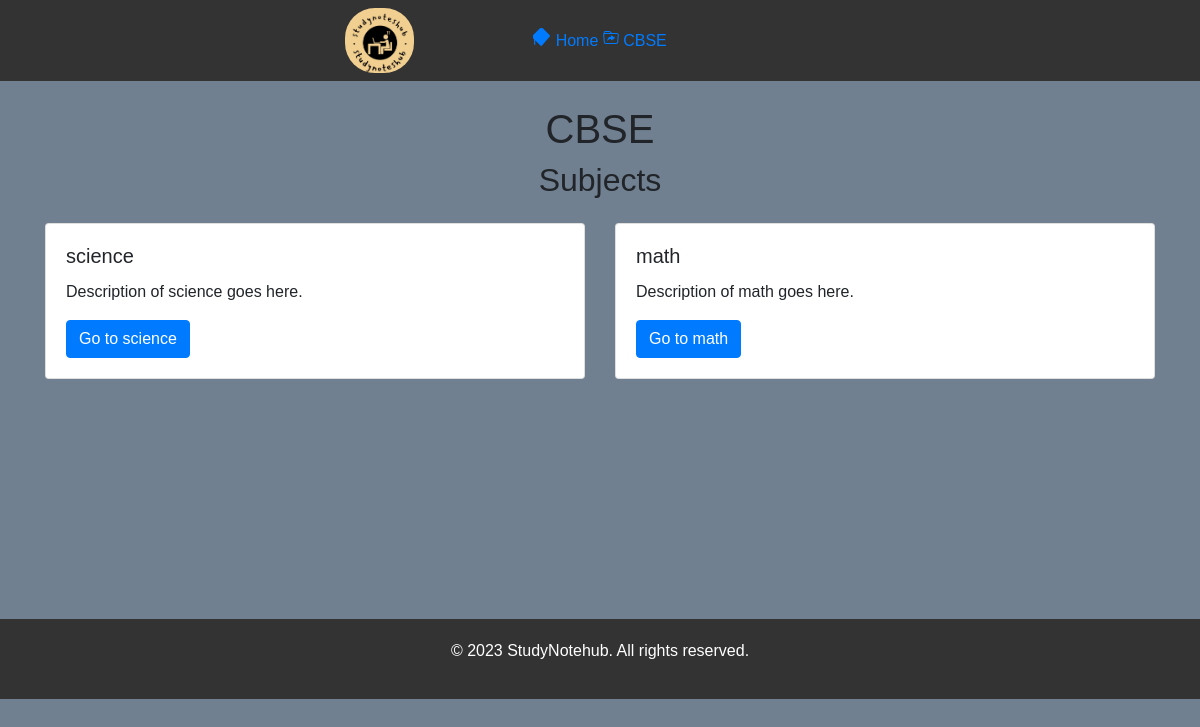
/category/CBSE/class 9/, run on the app's committed database.
### myapp/models.py (models this page shows, shortened)
class Category(models.Model):
    name = models.CharField(max_length=50)
    images=models.ImageField(upload_to='images/')

class Subject(models.Model):
    class_name = models.ForeignKey(Class, on_delete=models.CASCADE)
    name = models.CharField(max_length=50)

### myapp/views.py (the view)
# urls.py: re_path(r'^category/(?P<category_name>[a-zA-Z]+)/(?P<class_name>[-\w\s]+)/$', views.class_view, name='class'),
def class_view(request, category_name, class_name):
    category = get_object_or_404(Category, name=category_name)
    class_obj = get_object_or_404(Class, name =class_name ,category=category)
    subjects = Subject.objects.filter(class_name=class_obj)
    return render(request, 'class.html', {'category': category, 'class_obj': class_obj, 'subjects': subjects})

### myapp/templates/class.html (shortened to what this page needs)
{% load static %}
<!DOCTYPE html>
<html>
    <head>
    <link rel="stylesheet" href="https://maxcdn.bootstrapcdn.com/bootstrap/4.0.0/css/bootstrap.min.css">
        <link rel="stylesheet" href="{%static 'css/class.css' %}">
    </head>
  <body>
      <main style="min-height: 52%;">
    <section class="header-section">
        <div class="container">
            <div class="logos">
                <img src="{% static 'images/logo.jpg' %}" alt="StudyNotehub Logo">
            </div>
            <div class="breadcrumb-container header-tags">
                <nav aria-label="breadcrumb">
                    <div class="breadcrumb-item">
                    <a href="/">
                         Home
                    </a>
                    <a href="{% url 'category' category_name=category.name %}">
                         {{ category.name }}
                    </a>
                </div>
        </nav>
    </div>
    </div>
</section>
<section id="content" class="container mt-4">
    <h1 class="text-center category-name">{{ category.name }}</h1>
    <section id="subjects">
        <h2 class="mb-4 text-center">Subjects</h2>
        <div class="card-deck">
            {% for subject_item in subjects %}
                <div class="card">
                    <div class="card-body">
                        <h5 class="card-title">{{ subject_item.name }}</h5>
                        <p class="card-text">Description of {{ subject_item.name }} goes here.</p>
                        <a href="{% url 'board' category_name=category.name class_name=class_obj.name subject_name=subject_item.name %}" class="btn btn-primary">Go to {{ subject_item.name }}</a>
                    </div>
                </div>
            {% endfor %}
        </div>
    </section>
</section>
</main>
{% include "footer.html" %}
</body>
</html>

### myapp/static/css/class.css (style rules this page uses)
.text-center { text-align: center; }
.breadcrumb-container { padding: 20px; }
.breadcrumb-item a { color: #007bff; text-decoration: none; }
.header-section { background-color: #333; padding: 8px; color: #fff; }
.logos img { height: 65px; width: auto; border-radius: 30px; }
.header-tags { text-align: center; }
.logos { padding-left: 25%; position: absolute; }

### myapp/static/css/style.css (style rules this page uses)
body { font-family: Arial, sans-serif; margin: 0; padding: 0; background: slategray; }
a { text-decoration: none; color: #171614; }

### data on the page
Category: name "CBSE"
Subject: name "science"
Subject: name "math"
